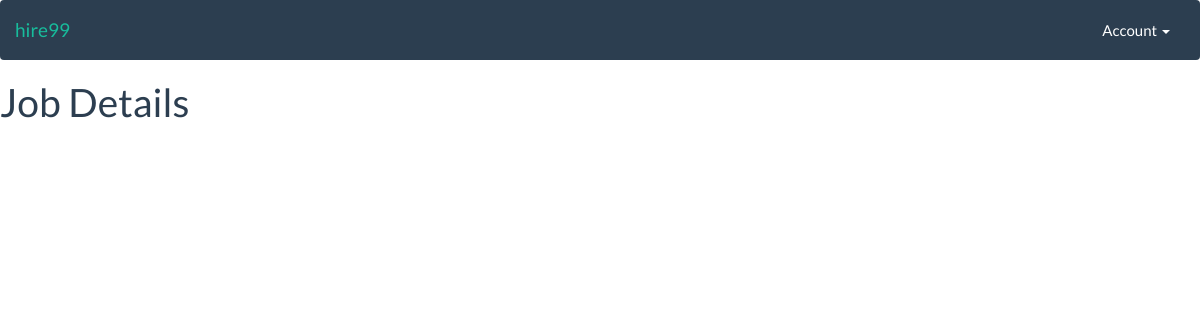
/jobdetail/, run on an earlier commit of the app's database.
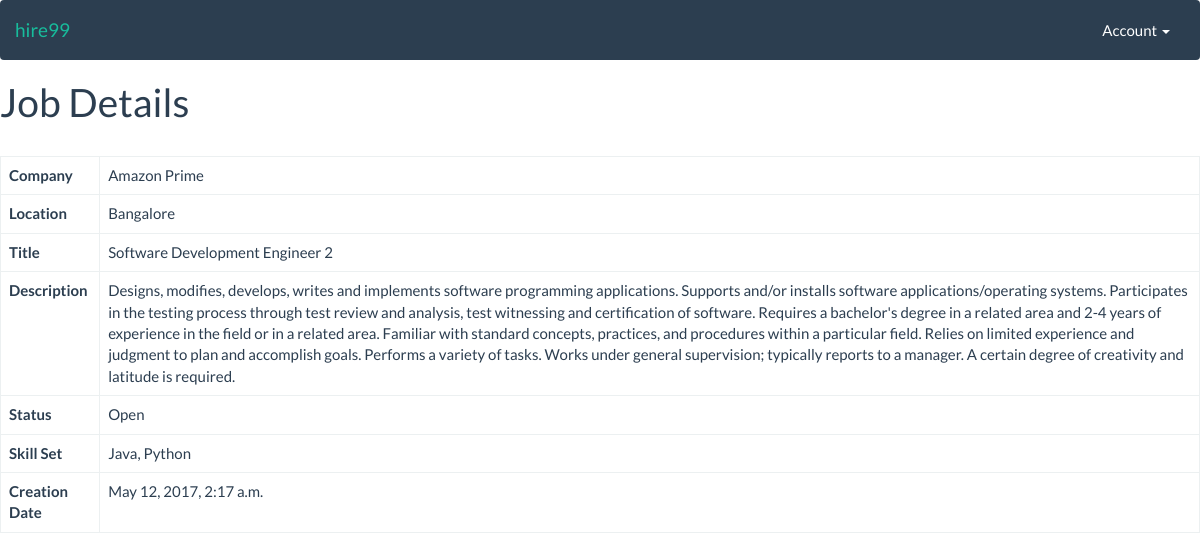
And on a later commit of the database.
### searchapp/models.py (models this page shows)
class Job(models.Model):
    company_name = models.CharField(verbose_name="Company", max_length=500,)
    job_title = models.CharField(verbose_name="Title", max_length=500,)
    job_location = models.CharField(verbose_name="Location", max_length=500,)
    job_description = models.TextField(verbose_name="Job Description", max_length=10000,)
    job_status = models.CharField(verbose_name="Status", max_length=500,)
    skill_set = models.CharField(verbose_name="Skill Set", max_length=500,)
    keywords = models.CharField(verbose_name="Keywords", max_length=500,)
    creation_date = models.DateTimeField('date created')

### searchapp/views.py (the view)
# urls.py: url(r'^jobdetail/$', searchapp_views.jobdetail, name='jobdetail'),
def jobdetail(request):
    job_list = Job.objects.all()
    job_filter = JobFilter(request.GET, queryset=job_list)
    return render(request, 'job_detail.html', {'filter': job_filter})

### templates/job_detail.html
{% extends "base.html" %}
{% block content %}
<h1>Job Details</h1>
<br/>
<table class="table table-bordered">
  <tbody>
      {% for job in filter.qs %}
      <tr>
        <td><b>Company</b></td>
        <td>{{job.company_name}}</td>
      </tr>
      <tr>
        <td><b>Location</b></td>
        <td>{{job.job_location}}</td>
      </tr>
      <tr>
        <td><b>Title</b></td>
        <td>{{job.job_title}}</td>
      </tr>
      <tr>
        <td><b>Description</b></td>
        <td>{{job.job_description}}</td>
      </tr>
      <tr>
        <td><b>Status</b></td>
        <td>{{job.job_status}}</td>
      </tr>
      <tr>
        <td><b>Skill Set</b></td>
        <td>{{job.skill_set}}</td>
      </tr>
      <tr>
        <td><b>Creation Date</b></td>
        <td>{{job.creation_date}}</td>
      </tr>
      {% endfor %}
    </tbody>
  </table>
{% endblock %}

What changed in the data, as far as the page shows it:
added Job: company_name "Amazon Prime", job_location "Bangalore", job_title "Software Development Engineer 2", job_description "Designs, modifies, develops, writes and implements software programming applications. Supports and/or installs software applications/operating systems. Participates in the testing process through test review and analysis, test witnessing and certification of software. Requires a bachelor's degree in a related area and 2-4 years of experience in the field or in a related area. Familiar with standard concepts, practices, and procedures within a particular field. Relies on limited experience and judgment to plan and accomplish goals. Performs a variety of tasks. Works under general supervision; typically reports to a manager. A certain degree of creativity and latitude is required.", job_status "Open", skill_set "Java, Python", creation_date "May 12, 2017, 2:17 a.m."
